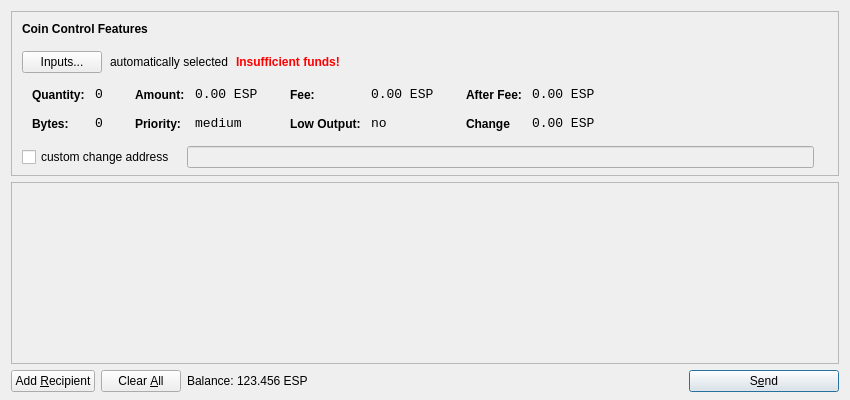
<?xml version="1.0" encoding="UTF-8"?>
<ui version="4.0">
 <class>SendCoinsDialog</class>
 <widget class="QDialog" name="SendCoinsDialog">
  <property name="geometry">
   <rect>
    <x>0</x>
    <y>0</y>
    <width>850</width>
    <height>400</height>
   </rect>
  </property>
  <property name="windowTitle">
   <string>Send Coins</string>
  </property>
  <layout class="QVBoxLayout" name="verticalLayout" stretch="0,1,0">
   <property name="bottomMargin">
    <number>8</number>
   </property>
   <item>
    <widget class="QFrame" name="frameCoinControl">
     <property name="sizePolicy">
      <sizepolicy hsizetype="Expanding" vsizetype="Expanding">
       <horstretch>0</horstretch>
       <verstretch>0</verstretch>
      </sizepolicy>
     </property>
     <property name="maximumSize">
      <size>
       <width>16777215</width>
       <height>16777215</height>
      </size>
     </property>
     <property name="frameShape">
      <enum>QFrame::StyledPanel</enum>
     </property>
     <property name="frameShadow">
      <enum>QFrame::Sunken</enum>
     </property>
     <layout class="QVBoxLayout" name="verticalLayoutCoinControl2">
      <property name="spacing">
       <number>-1</number>
      </property>
      <property name="leftMargin">
       <number>0</number>
      </property>
      <property name="topMargin">
       <number>0</number>
      </property>
      <property name="rightMargin">
       <number>0</number>
      </property>
      <property name="bottomMargin">
       <number>6</number>
      </property>
      <item>
       <layout class="QVBoxLayout" name="verticalLayoutCoinControl" stretch="0,0,0,0,1">
        <property name="spacing">
         <number>0</number>
        </property>
        <property name="leftMargin">
         <number>10</number>
        </property>
        <property name="topMargin">
         <number>10</number>
        </property>
        <item>
         <layout class="QHBoxLayout" name="horizontalLayoutCoinControl1">
          <property name="bottomMargin">
           <number>15</number>
          </property>
          <item>
           <widget class="QLabel" name="labelCoinControlFeatures">
            <property name="sizePolicy">
             <sizepolicy hsizetype="Preferred" vsizetype="Maximum">
              <horstretch>0</horstretch>
              <verstretch>0</verstretch>
             </sizepolicy>
            </property>
            <property name="font">
             <font>
              <weight>75</weight>
              <bold>true</bold>
             </font>
            </property>
            <property name="styleSheet">
             <string notr="true">font-weight:bold;</string>
            </property>
            <property name="text">
             <string>Coin Control Features</string>
            </property>
           </widget>
          </item>
         </layout>
        </item>
        <item>
         <layout class="QHBoxLayout" name="horizontalLayoutCoinControl2" stretch="0,0,0,0">
          <property name="spacing">
           <number>8</number>
          </property>
          <property name="bottomMargin">
           <number>10</number>
          </property>
          <item>
           <widget class="QPushButton" name="pushButtonCoinControl">
            <property name="styleSheet">
             <string notr="true"/>
            </property>
            <property name="text">
             <string>Inputs...</string>
            </property>
           </widget>
          </item>
          <item>
           <widget class="QLabel" name="labelCoinControlAutomaticallySelected">
            <property name="text">
             <string>automatically selected</string>
            </property>
            <property name="margin">
             <number>5</number>
            </property>
           </widget>
          </item>
          <item>
           <widget class="QLabel" name="labelCoinControlInsuffFunds">
            <property name="font">
             <font>
              <weight>75</weight>
              <bold>true</bold>
             </font>
            </property>
            <property name="styleSheet">
             <string notr="true">color:red;font-weight:bold;</string>
            </property>
            <property name="text">
             <string>Insufficient funds!</string>
            </property>
            <property name="margin">
             <number>5</number>
            </property>
           </widget>
          </item>
          <item>
           <spacer name="horizontalSpacerCoinControl">
            <property name="orientation">
             <enum>Qt::Horizontal</enum>
            </property>
            <property name="sizeHint" stdset="0">
             <size>
              <width>40</width>
              <height>1</height>
             </size>
            </property>
           </spacer>
          </item>
         </layout>
        </item>
        <item>
         <widget class="QWidget" name="widgetCoinControl" native="true">
          <property name="sizePolicy">
           <sizepolicy hsizetype="Preferred" vsizetype="Preferred">
            <horstretch>0</horstretch>
            <verstretch>0</verstretch>
           </sizepolicy>
          </property>
          <property name="minimumSize">
           <size>
            <width>0</width>
            <height>0</height>
           </size>
          </property>
          <property name="styleSheet">
           <string notr="true"/>
          </property>
          <layout class="QHBoxLayout" name="horizontalLayoutCoinControl5">
           <property name="margin">
            <number>0</number>
           </property>
           <item>
            <layout class="QHBoxLayout" name="horizontalLayoutCoinControl3" stretch="0,0,0,1">
             <property name="spacing">
              <number>20</number>
             </property>
             <property name="topMargin">
              <number>0</number>
             </property>
             <property name="bottomMargin">
              <number>10</number>
             </property>
             <item>
              <layout class="QFormLayout" name="formLayoutCoinControl1">
               <property name="horizontalSpacing">
                <number>10</number>
               </property>
               <property name="verticalSpacing">
                <number>14</number>
               </property>
               <property name="leftMargin">
                <number>10</number>
               </property>
               <property name="topMargin">
                <number>4</number>
               </property>
               <property name="rightMargin">
                <number>6</number>
               </property>
               <item row="0" column="0">
                <widget class="QLabel" name="labelCoinControlQuantityText">
                 <property name="styleSheet">
                  <string notr="true">font-weight:bold;</string>
                 </property>
                 <property name="text">
                  <string>Quantity:</string>
                 </property>
                 <property name="margin">
                  <number>0</number>
                 </property>
                </widget>
               </item>
               <item row="0" column="1">
                <widget class="QLabel" name="labelCoinControlQuantity">
                 <property name="font">
                  <font>
                   <family>Monospace</family>
                   <pointsize>10</pointsize>
                  </font>
                 </property>
                 <property name="cursor">
                  <cursorShape>IBeamCursor</cursorShape>
                 </property>
                 <property name="contextMenuPolicy">
                  <enum>Qt::ActionsContextMenu</enum>
                 </property>
                 <property name="text">
                  <string>0</string>
                 </property>
                 <property name="margin">
                  <number>0</number>
                 </property>
                 <property name="textInteractionFlags">
                  <set>Qt::LinksAccessibleByMouse|Qt::TextSelectableByKeyboard|Qt::TextSelectableByMouse</set>
                 </property>
                </widget>
               </item>
               <item row="1" column="0">
                <widget class="QLabel" name="labelCoinControlBytesText">
                 <property name="styleSheet">
                  <string notr="true">font-weight:bold;</string>
                 </property>
                 <property name="text">
                  <string>Bytes:</string>
                 </property>
                </widget>
               </item>
               <item row="1" column="1">
                <widget class="QLabel" name="labelCoinControlBytes">
                 <property name="font">
                  <font>
                   <family>Monospace</family>
                   <pointsize>10</pointsize>
                  </font>
                 </property>
                 <property name="cursor">
                  <cursorShape>IBeamCursor</cursorShape>
                 </property>
                 <property name="contextMenuPolicy">
                  <enum>Qt::ActionsContextMenu</enum>
                 </property>
                 <property name="text">
                  <string>0</string>
                 </property>
                 <property name="textInteractionFlags">
                  <set>Qt::LinksAccessibleByMouse|Qt::TextSelectableByKeyboard|Qt::TextSelectableByMouse</set>
                 </property>
                </widget>
               </item>
              </layout>
             </item>
             <item>
              <layout class="QFormLayout" name="formLayoutCoinControl2">
               <property name="horizontalSpacing">
                <number>10</number>
               </property>
               <property name="verticalSpacing">
                <number>14</number>
               </property>
               <property name="leftMargin">
                <number>6</number>
               </property>
               <property name="topMargin">
                <number>4</number>
               </property>
               <property name="rightMargin">
                <number>6</number>
               </property>
               <item row="0" column="0">
                <widget class="QLabel" name="labelCoinControlAmountText">
                 <property name="styleSheet">
                  <string notr="true">font-weight:bold;</string>
                 </property>
                 <property name="text">
                  <string>Amount:</string>
                 </property>
                 <property name="margin">
                  <number>0</number>
                 </property>
                </widget>
               </item>
               <item row="0" column="1">
                <widget class="QLabel" name="labelCoinControlAmount">
                 <property name="font">
                  <font>
                   <family>Monospace</family>
                   <pointsize>10</pointsize>
                  </font>
                 </property>
                 <property name="cursor">
                  <cursorShape>IBeamCursor</cursorShape>
                 </property>
                 <property name="contextMenuPolicy">
                  <enum>Qt::ActionsContextMenu</enum>
                 </property>
                 <property name="text">
                  <string>0.00 ESP</string>
                 </property>
                 <property name="textInteractionFlags">
                  <set>Qt::LinksAccessibleByMouse|Qt::TextSelectableByKeyboard|Qt::TextSelectableByMouse</set>
                 </property>
                </widget>
               </item>
               <item row="1" column="0">
                <widget class="QLabel" name="labelCoinControlPriorityText">
                 <property name="styleSheet">
                  <string notr="true">font-weight:bold;</string>
                 </property>
                 <property name="text">
                  <string>Priority:</string>
                 </property>
                </widget>
               </item>
               <item row="1" column="1">
                <widget class="QLabel" name="labelCoinControlPriority">
                 <property name="font">
                  <font>
                   <family>Monospace</family>
                   <pointsize>10</pointsize>
                  </font>
                 </property>
                 <property name="cursor">
                  <cursorShape>IBeamCursor</cursorShape>
                 </property>
                 <property name="contextMenuPolicy">
                  <enum>Qt::ActionsContextMenu</enum>
                 </property>
                 <property name="text">
                  <string>medium</string>
                 </property>
                 <property name="textInteractionFlags">
                  <set>Qt::LinksAccessibleByMouse|Qt::TextSelectableByKeyboard|Qt::TextSelectableByMouse</set>
                 </property>
                </widget>
               </item>
              </layout>
             </item>
             <item>
              <layout class="QFormLayout" name="formLayoutCoinControl3">
               <property name="horizontalSpacing">
                <number>10</number>
               </property>
               <property name="verticalSpacing">
                <number>14</number>
               </property>
               <property name="leftMargin">
                <number>6</number>
               </property>
               <property name="topMargin">
                <number>4</number>
               </property>
               <property name="rightMargin">
                <number>6</number>
               </property>
               <item row="0" column="0">
                <widget class="QLabel" name="labelCoinControlFeeText">
                 <property name="styleSheet">
                  <string notr="true">font-weight:bold;</string>
                 </property>
                 <property name="text">
                  <string>Fee:</string>
                 </property>
                 <property name="margin">
                  <number>0</number>
                 </property>
                </widget>
               </item>
               <item row="0" column="1">
                <widget class="QLabel" name="labelCoinControlFee">
                 <property name="font">
                  <font>
                   <family>Monospace</family>
                   <pointsize>10</pointsize>
                  </font>
                 </property>
                 <property name="cursor">
                  <cursorShape>IBeamCursor</cursorShape>
                 </property>
                 <property name="contextMenuPolicy">
                  <enum>Qt::ActionsContextMenu</enum>
                 </property>
                 <property name="text">
                  <string>0.00 ESP</string>
                 </property>
                 <property name="textInteractionFlags">
                  <set>Qt::LinksAccessibleByMouse|Qt::TextSelectableByKeyboard|Qt::TextSelectableByMouse</set>
                 </property>
                </widget>
               </item>
               <item row="1" column="0">
                <widget class="QLabel" name="labelCoinControlLowOutputText">
                 <property name="styleSheet">
                  <string notr="true">font-weight:bold;</string>
                 </property>
                 <property name="text">
                  <string>Low Output:</string>
                 </property>
                </widget>
               </item>
               <item row="1" column="1">
                <widget class="QLabel" name="labelCoinControlLowOutput">
                 <property name="font">
                  <font>
                   <family>Monospace</family>
                   <pointsize>10</pointsize>
                  </font>
                 </property>
                 <property name="cursor">
                  <cursorShape>IBeamCursor</cursorShape>
                 </property>
                 <property name="contextMenuPolicy">
                  <enum>Qt::ActionsContextMenu</enum>
                 </property>
                 <property name="text">
                  <string>no</string>
                 </property>
                 <property name="textInteractionFlags">
                  <set>Qt::LinksAccessibleByMouse|Qt::TextSelectableByKeyboard|Qt::TextSelectableByMouse</set>
                 </property>
                </widget>
               </item>
              </layout>
             </item>
             <item>
              <layout class="QFormLayout" name="formLayoutCoinControl4">
               <property name="horizontalSpacing">
                <number>10</number>
               </property>
               <property name="verticalSpacing">
                <number>14</number>
               </property>
               <property name="leftMargin">
                <number>6</number>
               </property>
               <property name="topMargin">
                <number>4</number>
               </property>
               <property name="rightMargin">
                <number>6</number>
               </property>
               <item row="0" column="0">
                <widget class="QLabel" name="labelCoinControlAfterFeeText">
                 <property name="styleSheet">
                  <string notr="true">font-weight:bold;</string>
                 </property>
                 <property name="text">
                  <string>After Fee:</string>
                 </property>
                 <property name="margin">
                  <number>0</number>
                 </property>
                </widget>
               </item>
               <item row="0" column="1">
                <widget class="QLabel" name="labelCoinControlAfterFee">
                 <property name="font">
                  <font>
                   <family>Monospace</family>
                   <pointsize>10</pointsize>
                  </font>
                 </property>
                 <property name="cursor">
                  <cursorShape>IBeamCursor</cursorShape>
                 </property>
                 <property name="contextMenuPolicy">
                  <enum>Qt::ActionsContextMenu</enum>
                 </property>
                 <property name="text">
                  <string>0.00 ESP</string>
                 </property>
                 <property name="textInteractionFlags">
                  <set>Qt::LinksAccessibleByMouse|Qt::TextSelectableByKeyboard|Qt::TextSelectableByMouse</set>
                 </property>
                </widget>
               </item>
               <item row="1" column="0">
                <widget class="QLabel" name="labelCoinControlChangeText">
                 <property name="styleSheet">
                  <string notr="true">font-weight:bold;</string>
                 </property>
                 <property name="text">
                  <string>Change</string>
                 </property>
                </widget>
               </item>
               <item row="1" column="1">
                <widget class="QLabel" name="labelCoinControlChange">
                 <property name="font">
                  <font>
                   <family>Monospace</family>
                   <pointsize>10</pointsize>
                  </font>
                 </property>
                 <property name="cursor">
                  <cursorShape>IBeamCursor</cursorShape>
                 </property>
                 <property name="contextMenuPolicy">
                  <enum>Qt::ActionsContextMenu</enum>
                 </property>
                 <property name="text">
                  <string>0.00 ESP</string>
                 </property>
                 <property name="textInteractionFlags">
                  <set>Qt::LinksAccessibleByMouse|Qt::TextSelectableByKeyboard|Qt::TextSelectableByMouse</set>
                 </property>
                </widget>
               </item>
              </layout>
             </item>
            </layout>
           </item>
          </layout>
         </widget>
        </item>
        <item>
         <layout class="QHBoxLayout" name="horizontalLayoutCoinControl4" stretch="0,0,0">
          <property name="spacing">
           <number>12</number>
          </property>
          <property name="sizeConstraint">
           <enum>QLayout::SetDefaultConstraint</enum>
          </property>
          <property name="topMargin">
           <number>5</number>
          </property>
          <property name="rightMargin">
           <number>5</number>
          </property>
          <item>
           <widget class="QCheckBox" name="checkBoxCoinControlChange">
            <property name="text">
             <string>custom change address</string>
            </property>
           </widget>
          </item>
          <item>
           <widget class="QLineEdit" name="lineEditCoinControlChange">
            <property name="enabled">
             <bool>false</bool>
            </property>
            <property name="sizePolicy">
             <sizepolicy hsizetype="Expanding" vsizetype="Fixed">
              <horstretch>0</horstretch>
              <verstretch>0</verstretch>
             </sizepolicy>
            </property>
           </widget>
          </item>
          <item>
           <widget class="QLabel" name="labelCoinControlChangeLabel">
            <property name="sizePolicy">
             <sizepolicy hsizetype="Preferred" vsizetype="Expanding">
              <horstretch>0</horstretch>
              <verstretch>0</verstretch>
             </sizepolicy>
            </property>
            <property name="minimumSize">
             <size>
              <width>0</width>
              <height>0</height>
             </size>
            </property>
            <property name="text">
             <string/>
            </property>
            <property name="margin">
             <number>3</number>
            </property>
           </widget>
          </item>
         </layout>
        </item>
        <item>
         <spacer name="verticalSpacerCoinControl">
          <property name="orientation">
           <enum>Qt::Vertical</enum>
          </property>
          <property name="sizeHint" stdset="0">
           <size>
            <width>800</width>
            <height>1</height>
           </size>
          </property>
         </spacer>
        </item>
       </layout>
      </item>
     </layout>
    </widget>
   </item>
   <item>  
    <widget class="QScrollArea" name="scrollArea">
     <property name="widgetResizable">
      <bool>true</bool>
     </property>
     <widget class="QWidget" name="scrollAreaWidgetContents">
      <property name="geometry">
       <rect>
        <x>0</x>
        <y>0</y>
        <width>666</width>
        <height>165</height>
       </rect>
      </property>
      <layout class="QVBoxLayout" name="verticalLayout_2">
       <property name="margin">
        <number>0</number>
       </property>
       <item>
        <layout class="QVBoxLayout" name="entries">
         <property name="spacing">
          <number>6</number>
         </property>
        </layout>
       </item>
       <item>
        <spacer name="verticalSpacer">
         <property name="orientation">
          <enum>Qt::Vertical</enum>
         </property>
         <property name="sizeHint" stdset="0">
          <size>
           <width>20</width>
           <height>40</height>
          </size>
         </property>
        </spacer>
       </item>
      </layout>
     </widget>
    </widget>
   </item>
   <item>
    <layout class="QHBoxLayout" name="horizontalLayout">
     <item>
      <widget class="QPushButton" name="addButton">
       <property name="toolTip">
        <string>Send to multiple recipients at once</string>
       </property>
       <property name="text">
        <string>Add &amp;Recipient</string>
       </property>
       <property name="icon">
        <iconset resource="../bitcoin.qrc">
         <normaloff>:/icons/add</normaloff>:/icons/add</iconset>
       </property>
       <property name="autoDefault">
        <bool>false</bool>
       </property>
      </widget>
     </item>
     <item>
      <widget class="QPushButton" name="clearButton">
       <property name="sizePolicy">
        <sizepolicy hsizetype="Minimum" vsizetype="Fixed">
         <horstretch>0</horstretch>
         <verstretch>0</verstretch>
        </sizepolicy>
       </property>
       <property name="toolTip">
        <string>Remove all transaction fields</string>
       </property>
       <property name="text">
        <string>Clear &amp;All</string>
       </property>
       <property name="icon">
        <iconset resource="../bitcoin.qrc">
         <normaloff>:/icons/remove</normaloff>:/icons/remove</iconset>
       </property>
       <property name="autoRepeatDelay">
        <number>300</number>
       </property>
       <property name="autoDefault">
        <bool>false</bool>
       </property>
      </widget>
     </item>
     <item>
      <layout class="QHBoxLayout" name="horizontalLayout_2">
       <property name="spacing">
        <number>3</number>
       </property>
       <item>
        <widget class="QLabel" name="label">
         <property name="text">
          <string>Balance:</string>
         </property>
        </widget>
       </item>
       <item>
        <widget class="QLabel" name="labelBalance">
         <property name="cursor">
          <cursorShape>IBeamCursor</cursorShape>
         </property>
         <property name="text">
          <string>123.456 ESP</string>
         </property>
         <property name="textInteractionFlags">
          <set>Qt::LinksAccessibleByMouse|Qt::TextSelectableByKeyboard|Qt::TextSelectableByMouse</set>
         </property>
        </widget>
       </item>
      </layout>
     </item>
     <item>
      <spacer name="horizontalSpacer">
       <property name="orientation">
        <enum>Qt::Horizontal</enum>
       </property>
       <property name="sizeHint" stdset="0">
        <size>
         <width>40</width>
         <height>20</height>
        </size>
       </property>
      </spacer>
     </item>
     <item>
      <widget class="QPushButton" name="sendButton">
       <property name="minimumSize">
        <size>
         <width>150</width>
         <height>0</height>
        </size>
       </property>
       <property name="toolTip">
        <string>Confirm the send action</string>
       </property>
       <property name="text">
        <string>S&amp;end</string>
       </property>
       <property name="icon">
        <iconset resource="../bitcoin.qrc">
         <normaloff>:/icons/send</normaloff>:/icons/send</iconset>
       </property>
       <property name="default">
        <bool>true</bool>
       </property>
      </widget>
     </item>
    </layout>
   </item>
  </layout>
 </widget>
 <resources>
  <include location="../bitcoin.qrc"/>
 </resources>
 <connections/>
</ui>
